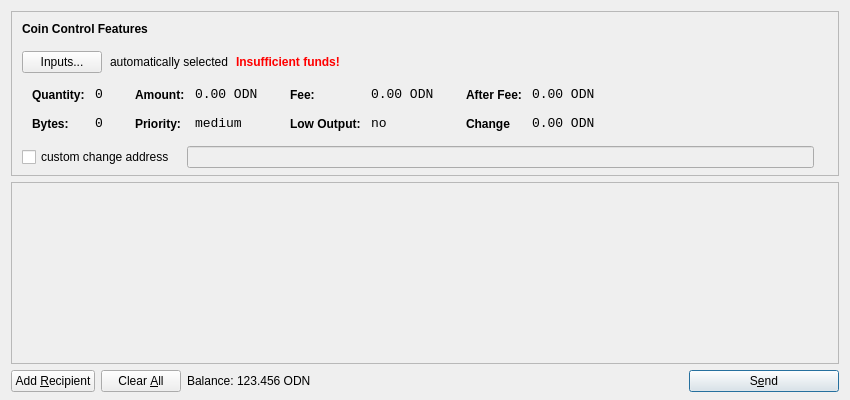
<?xml version="1.0" encoding="UTF-8"?>
<ui version="4.0">
 <class>SendCoinsDialog</class>
 <widget class="QDialog" name="SendCoinsDialog">
  <property name="geometry">
   <rect>
    <x>0</x>
    <y>0</y>
    <width>850</width>
    <height>400</height>
   </rect>
  </property>
  <property name="windowTitle">
   <string>Send Coins</string>
  </property>
  <layout class="QVBoxLayout" name="verticalLayout" stretch="0,1,0">
   <property name="bottomMargin">
    <number>8</number>
   </property>
   <item>
    <widget class="QFrame" name="frameCoinControl">
     <property name="sizePolicy">
      <sizepolicy hsizetype="Expanding" vsizetype="Expanding">
       <horstretch>0</horstretch>
       <verstretch>0</verstretch>
      </sizepolicy>
     </property>
     <property name="maximumSize">
      <size>
       <width>16777215</width>
       <height>16777215</height>
      </size>
     </property>
     <property name="frameShape">
      <enum>QFrame::StyledPanel</enum>
     </property>
     <property name="frameShadow">
      <enum>QFrame::Sunken</enum>
     </property>
     <layout class="QVBoxLayout" name="verticalLayoutCoinControl2">
      <property name="spacing">
       <number>-1</number>
      </property>
      <property name="leftMargin">
       <number>0</number>
      </property>
      <property name="topMargin">
       <number>0</number>
      </property>
      <property name="rightMargin">
       <number>0</number>
      </property>
      <property name="bottomMargin">
       <number>6</number>
      </property>
      <item>
       <layout class="QVBoxLayout" name="verticalLayoutCoinControl" stretch="0,0,0,0,1">
        <property name="spacing">
         <number>0</number>
        </property>
        <property name="leftMargin">
         <number>10</number>
        </property>
        <property name="topMargin">
         <number>10</number>
        </property>
        <item>
         <layout class="QHBoxLayout" name="horizontalLayoutCoinControl1">
          <property name="bottomMargin">
           <number>15</number>
          </property>
          <item>
           <widget class="QLabel" name="labelCoinControlFeatures">
            <property name="sizePolicy">
             <sizepolicy hsizetype="Preferred" vsizetype="Maximum">
              <horstretch>0</horstretch>
              <verstretch>0</verstretch>
             </sizepolicy>
            </property>
            <property name="font">
             <font>
              <weight>75</weight>
              <bold>true</bold>
             </font>
            </property>
            <property name="styleSheet">
             <string notr="true">font-weight:bold;</string>
            </property>
            <property name="text">
             <string>Coin Control Features</string>
            </property>
           </widget>
          </item>
         </layout>
        </item>
        <item>
         <layout class="QHBoxLayout" name="horizontalLayoutCoinControl2" stretch="0,0,0,0">
          <property name="spacing">
           <number>8</number>
          </property>
          <property name="bottomMargin">
           <number>10</number>
          </property>
          <item>
           <widget class="QPushButton" name="pushButtonCoinControl">
            <property name="styleSheet">
             <string notr="true"/>
            </property>
            <property name="text">
             <string>Inputs...</string>
            </property>
           </widget>
          </item>
          <item>
           <widget class="QLabel" name="labelCoinControlAutomaticallySelected">
            <property name="text">
             <string>automatically selected</string>
            </property>
            <property name="margin">
             <number>5</number>
            </property>
           </widget>
          </item>
          <item>
           <widget class="QLabel" name="labelCoinControlInsuffFunds">
            <property name="font">
             <font>
              <weight>75</weight>
              <bold>true</bold>
             </font>
            </property>
            <property name="styleSheet">
             <string notr="true">color:red;font-weight:bold;</string>
            </property>
            <property name="text">
             <string>Insufficient funds!</string>
            </property>
            <property name="margin">
             <number>5</number>
            </property>
           </widget>
          </item>
          <item>
           <spacer name="horizontalSpacerCoinControl">
            <property name="orientation">
             <enum>Qt::Horizontal</enum>
            </property>
            <property name="sizeHint" stdset="0">
             <size>
              <width>40</width>
              <height>1</height>
             </size>
            </property>
           </spacer>
          </item>
         </layout>
        </item>
        <item>
         <widget class="QWidget" name="widgetCoinControl" native="true">
          <property name="sizePolicy">
           <sizepolicy hsizetype="Preferred" vsizetype="Preferred">
            <horstretch>0</horstretch>
            <verstretch>0</verstretch>
           </sizepolicy>
          </property>
          <property name="minimumSize">
           <size>
            <width>0</width>
            <height>0</height>
           </size>
          </property>
          <property name="styleSheet">
           <string notr="true"/>
          </property>
          <layout class="QHBoxLayout" name="horizontalLayoutCoinControl5">
           <property name="margin">
            <number>0</number>
           </property>
           <item>
            <layout class="QHBoxLayout" name="horizontalLayoutCoinControl3" stretch="0,0,0,1">
             <property name="spacing">
              <number>20</number>
             </property>
             <property name="topMargin">
              <number>0</number>
             </property>
             <property name="bottomMargin">
              <number>10</number>
             </property>
             <item>
              <layout class="QFormLayout" name="formLayoutCoinControl1">
               <property name="horizontalSpacing">
                <number>10</number>
               </property>
               <property name="verticalSpacing">
                <number>14</number>
               </property>
               <property name="leftMargin">
                <number>10</number>
               </property>
               <property name="topMargin">
                <number>4</number>
               </property>
               <property name="rightMargin">
                <number>6</number>
               </property>
               <item row="0" column="0">
                <widget class="QLabel" name="labelCoinControlQuantityText">
                 <property name="styleSheet">
                  <string notr="true">font-weight:bold;</string>
                 </property>
                 <property name="text">
                  <string>Quantity:</string>
                 </property>
                 <property name="margin">
                  <number>0</number>
                 </property>
                </widget>
               </item>
               <item row="0" column="1">
                <widget class="QLabel" name="labelCoinControlQuantity">
                 <property name="font">
                  <font>
                   <family>Monospace</family>
                   <pointsize>10</pointsize>
                  </font>
                 </property>
                 <property name="cursor">
                  <cursorShape>IBeamCursor</cursorShape>
                 </property>
                 <property name="contextMenuPolicy">
                  <enum>Qt::ActionsContextMenu</enum>
                 </property>
                 <property name="text">
                  <string>0</string>
                 </property>
                 <property name="margin">
                  <number>0</number>
                 </property>
                 <property name="textInteractionFlags">
                  <set>Qt::LinksAccessibleByMouse|Qt::TextSelectableByKeyboard|Qt::TextSelectableByMouse</set>
                 </property>
                </widget>
               </item>
               <item row="1" column="0">
                <widget class="QLabel" name="labelCoinControlBytesText">
                 <property name="styleSheet">
                  <string notr="true">font-weight:bold;</string>
                 </property>
                 <property name="text">
                  <string>Bytes:</string>
                 </property>
                </widget>
               </item>
               <item row="1" column="1">
                <widget class="QLabel" name="labelCoinControlBytes">
                 <property name="font">
                  <font>
                   <family>Monospace</family>
                   <pointsize>10</pointsize>
                  </font>
                 </property>
                 <property name="cursor">
                  <cursorShape>IBeamCursor</cursorShape>
                 </property>
                 <property name="contextMenuPolicy">
                  <enum>Qt::ActionsContextMenu</enum>
                 </property>
                 <property name="text">
                  <string>0</string>
                 </property>
                 <property name="textInteractionFlags">
                  <set>Qt::LinksAccessibleByMouse|Qt::TextSelectableByKeyboard|Qt::TextSelectableByMouse</set>
                 </property>
                </widget>
               </item>
              </layout>
             </item>
             <item>
              <layout class="QFormLayout" name="formLayoutCoinControl2">
               <property name="horizontalSpacing">
                <number>10</number>
               </property>
               <property name="verticalSpacing">
                <number>14</number>
               </property>
               <property name="leftMargin">
                <number>6</number>
               </property>
               <property name="topMargin">
                <number>4</number>
               </property>
               <property name="rightMargin">
                <number>6</number>
               </property>
               <item row="0" column="0">
                <widget class="QLabel" name="labelCoinControlAmountText">
                 <property name="styleSheet">
                  <string notr="true">font-weight:bold;</string>
                 </property>
                 <property name="text">
                  <string>Amount:</string>
                 </property>
                 <property name="margin">
                  <number>0</number>
                 </property>
                </widget>
               </item>
               <item row="0" column="1">
                <widget class="QLabel" name="labelCoinControlAmount">
                 <property name="font">
                  <font>
                   <family>Monospace</family>
                   <pointsize>10</pointsize>
                  </font>
                 </property>
                 <property name="cursor">
                  <cursorShape>IBeamCursor</cursorShape>
                 </property>
                 <property name="contextMenuPolicy">
                  <enum>Qt::ActionsContextMenu</enum>
                 </property>
                 <property name="text">
                  <string notr="true">0.00 ODN</string>
                 </property>
                 <property name="textInteractionFlags">
                  <set>Qt::LinksAccessibleByMouse|Qt::TextSelectableByKeyboard|Qt::TextSelectableByMouse</set>
                 </property>
                </widget>
               </item>
               <item row="1" column="0">
                <widget class="QLabel" name="labelCoinControlPriorityText">
                 <property name="styleSheet">
                  <string notr="true">font-weight:bold;</string>
                 </property>
                 <property name="text">
                  <string>Priority:</string>
                 </property>
                </widget>
               </item>
               <item row="1" column="1">
                <widget class="QLabel" name="labelCoinControlPriority">
                 <property name="font">
                  <font>
                   <family>Monospace</family>
                   <pointsize>10</pointsize>
                  </font>
                 </property>
                 <property name="cursor">
                  <cursorShape>IBeamCursor</cursorShape>
                 </property>
                 <property name="contextMenuPolicy">
                  <enum>Qt::ActionsContextMenu</enum>
                 </property>
                 <property name="text">
                  <string>medium</string>
                 </property>
                 <property name="textInteractionFlags">
                  <set>Qt::LinksAccessibleByMouse|Qt::TextSelectableByKeyboard|Qt::TextSelectableByMouse</set>
                 </property>
                </widget>
               </item>
              </layout>
             </item>
             <item>
              <layout class="QFormLayout" name="formLayoutCoinControl3">
               <property name="horizontalSpacing">
                <number>10</number>
               </property>
               <property name="verticalSpacing">
                <number>14</number>
               </property>
               <property name="leftMargin">
                <number>6</number>
               </property>
               <property name="topMargin">
                <number>4</number>
               </property>
               <property name="rightMargin">
                <number>6</number>
               </property>
               <item row="0" column="0">
                <widget class="QLabel" name="labelCoinControlFeeText">
                 <property name="styleSheet">
                  <string notr="true">font-weight:bold;</string>
                 </property>
                 <property name="text">
                  <string>Fee:</string>
                 </property>
                 <property name="margin">
                  <number>0</number>
                 </property>
                </widget>
               </item>
               <item row="0" column="1">
                <widget class="QLabel" name="labelCoinControlFee">
                 <property name="font">
                  <font>
                   <family>Monospace</family>
                   <pointsize>10</pointsize>
                  </font>
                 </property>
                 <property name="cursor">
                  <cursorShape>IBeamCursor</cursorShape>
                 </property>
                 <property name="contextMenuPolicy">
                  <enum>Qt::ActionsContextMenu</enum>
                 </property>
                 <property name="text">
                  <string notr="true">0.00 ODN</string>
                 </property>
                 <property name="textInteractionFlags">
                  <set>Qt::LinksAccessibleByMouse|Qt::TextSelectableByKeyboard|Qt::TextSelectableByMouse</set>
                 </property>
                </widget>
               </item>
               <item row="1" column="0">
                <widget class="QLabel" name="labelCoinControlLowOutputText">
                 <property name="styleSheet">
                  <string notr="true">font-weight:bold;</string>
                 </property>
                 <property name="text">
                  <string>Low Output:</string>
                 </property>
                </widget>
               </item>
               <item row="1" column="1">
                <widget class="QLabel" name="labelCoinControlLowOutput">
                 <property name="font">
                  <font>
                   <family>Monospace</family>
                   <pointsize>10</pointsize>
                  </font>
                 </property>
                 <property name="cursor">
                  <cursorShape>IBeamCursor</cursorShape>
                 </property>
                 <property name="contextMenuPolicy">
                  <enum>Qt::ActionsContextMenu</enum>
                 </property>
                 <property name="text">
                  <string>no</string>
                 </property>
                 <property name="textInteractionFlags">
                  <set>Qt::LinksAccessibleByMouse|Qt::TextSelectableByKeyboard|Qt::TextSelectableByMouse</set>
                 </property>
                </widget>
               </item>
              </layout>
             </item>
             <item>
              <layout class="QFormLayout" name="formLayoutCoinControl4">
               <property name="horizontalSpacing">
                <number>10</number>
               </property>
               <property name="verticalSpacing">
                <number>14</number>
               </property>
               <property name="leftMargin">
                <number>6</number>
               </property>
               <property name="topMargin">
                <number>4</number>
               </property>
               <property name="rightMargin">
                <number>6</number>
               </property>
               <item row="0" column="0">
                <widget class="QLabel" name="labelCoinControlAfterFeeText">
                 <property name="styleSheet">
                  <string notr="true">font-weight:bold;</string>
                 </property>
                 <property name="text">
                  <string>After Fee:</string>
                 </property>
                 <property name="margin">
                  <number>0</number>
                 </property>
                </widget>
               </item>
               <item row="0" column="1">
                <widget class="QLabel" name="labelCoinControlAfterFee">
                 <property name="font">
                  <font>
                   <family>Monospace</family>
                   <pointsize>10</pointsize>
                  </font>
                 </property>
                 <property name="cursor">
                  <cursorShape>IBeamCursor</cursorShape>
                 </property>
                 <property name="contextMenuPolicy">
                  <enum>Qt::ActionsContextMenu</enum>
                 </property>
                 <property name="text">
                  <string notr="true">0.00 ODN</string>
                 </property>
                 <property name="textInteractionFlags">
                  <set>Qt::LinksAccessibleByMouse|Qt::TextSelectableByKeyboard|Qt::TextSelectableByMouse</set>
                 </property>
                </widget>
               </item>
               <item row="1" column="0">
                <widget class="QLabel" name="labelCoinControlChangeText">
                 <property name="styleSheet">
                  <string notr="true">font-weight:bold;</string>
                 </property>
                 <property name="text">
                  <string>Change</string>
                 </property>
                </widget>
               </item>
               <item row="1" column="1">
                <widget class="QLabel" name="labelCoinControlChange">
                 <property name="font">
                  <font>
                   <family>Monospace</family>
                   <pointsize>10</pointsize>
                  </font>
                 </property>
                 <property name="cursor">
                  <cursorShape>IBeamCursor</cursorShape>
                 </property>
                 <property name="contextMenuPolicy">
                  <enum>Qt::ActionsContextMenu</enum>
                 </property>
                 <property name="text">
                  <string notr="true">0.00 ODN</string>
                 </property>
                 <property name="textInteractionFlags">
                  <set>Qt::LinksAccessibleByMouse|Qt::TextSelectableByKeyboard|Qt::TextSelectableByMouse</set>
                 </property>
                </widget>
               </item>
              </layout>
             </item>
            </layout>
           </item>
          </layout>
         </widget>
        </item>
        <item>
         <layout class="QHBoxLayout" name="horizontalLayoutCoinControl4" stretch="0,0,0">
          <property name="spacing">
           <number>12</number>
          </property>
          <property name="sizeConstraint">
           <enum>QLayout::SetDefaultConstraint</enum>
          </property>
          <property name="topMargin">
           <number>5</number>
          </property>
          <property name="rightMargin">
           <number>5</number>
          </property>
          <item>
           <widget class="QCheckBox" name="checkBoxCoinControlChange">
            <property name="text">
             <string>custom change address</string>
            </property>
           </widget>
          </item>
          <item>
           <widget class="QLineEdit" name="lineEditCoinControlChange">
            <property name="enabled">
             <bool>false</bool>
            </property>
            <property name="sizePolicy">
             <sizepolicy hsizetype="Expanding" vsizetype="Fixed">
              <horstretch>0</horstretch>
              <verstretch>0</verstretch>
             </sizepolicy>
            </property>
           </widget>
          </item>
          <item>
           <widget class="QLabel" name="labelCoinControlChangeLabel">
            <property name="sizePolicy">
             <sizepolicy hsizetype="Preferred" vsizetype="Expanding">
              <horstretch>0</horstretch>
              <verstretch>0</verstretch>
             </sizepolicy>
            </property>
            <property name="minimumSize">
             <size>
              <width>0</width>
              <height>0</height>
             </size>
            </property>
            <property name="text">
             <string/>
            </property>
            <property name="margin">
             <number>3</number>
            </property>
           </widget>
          </item>
         </layout>
        </item>
        <item>
         <spacer name="verticalSpacerCoinControl">
          <property name="orientation">
           <enum>Qt::Vertical</enum>
          </property>
          <property name="sizeHint" stdset="0">
           <size>
            <width>800</width>
            <height>1</height>
           </size>
          </property>
         </spacer>
        </item>
       </layout>
      </item>
     </layout>
    </widget>
   </item>
   <item>
    <widget class="QScrollArea" name="scrollArea">
     <property name="widgetResizable">
      <bool>true</bool>
     </property>
     <widget class="QWidget" name="scrollAreaWidgetContents">
      <property name="geometry">
       <rect>
        <x>0</x>
        <y>0</y>
        <width>830</width>
        <height>165</height>
       </rect>
      </property>
      <layout class="QVBoxLayout" name="verticalLayout_2">
       <property name="margin">
        <number>0</number>
       </property>
       <item>
        <layout class="QVBoxLayout" name="entries">
         <property name="spacing">
          <number>6</number>
         </property>
        </layout>
       </item>
       <item>
        <spacer name="verticalSpacer">
         <property name="orientation">
          <enum>Qt::Vertical</enum>
         </property>
         <property name="sizeHint" stdset="0">
          <size>
           <width>20</width>
           <height>40</height>
          </size>
         </property>
        </spacer>
       </item>
      </layout>
     </widget>
    </widget>
   </item>
   <item>
    <layout class="QHBoxLayout" name="horizontalLayout">
     <item>
      <widget class="QPushButton" name="addButton">
       <property name="toolTip">
        <string>Send to multiple recipients at once</string>
       </property>
       <property name="text">
        <string>Add &amp;Recipient</string>
       </property>
       <property name="autoDefault">
        <bool>false</bool>
       </property>
      </widget>
     </item>
     <item>
      <widget class="QPushButton" name="clearButton">
       <property name="sizePolicy">
        <sizepolicy hsizetype="Minimum" vsizetype="Fixed">
         <horstretch>0</horstretch>
         <verstretch>0</verstretch>
        </sizepolicy>
       </property>
       <property name="toolTip">
        <string>Remove all transaction fields</string>
       </property>
       <property name="text">
        <string>Clear &amp;All</string>
       </property>
       <property name="autoRepeatDelay">
        <number>300</number>
       </property>
       <property name="autoDefault">
        <bool>false</bool>
       </property>
      </widget>
     </item>
     <item>
      <layout class="QHBoxLayout" name="horizontalLayout_2">
       <property name="spacing">
        <number>3</number>
       </property>
       <item>
        <widget class="QLabel" name="label">
         <property name="sizePolicy">
          <sizepolicy hsizetype="Preferred" vsizetype="Fixed">
           <horstretch>0</horstretch>
           <verstretch>0</verstretch>
          </sizepolicy>
         </property>
         <property name="text">
          <string>Balance:</string>
         </property>
        </widget>
       </item>
       <item>
        <widget class="QLabel" name="labelBalance">
         <property name="sizePolicy">
          <sizepolicy hsizetype="Preferred" vsizetype="Fixed">
           <horstretch>0</horstretch>
           <verstretch>0</verstretch>
          </sizepolicy>
         </property>
         <property name="cursor">
          <cursorShape>IBeamCursor</cursorShape>
         </property>
         <property name="text">
          <string notr="true">123.456 ODN</string>
         </property>
         <property name="textInteractionFlags">
          <set>Qt::LinksAccessibleByMouse|Qt::TextSelectableByKeyboard|Qt::TextSelectableByMouse</set>
         </property>
        </widget>
       </item>
      </layout>
     </item>
     <item>
      <spacer name="horizontalSpacer">
       <property name="orientation">
        <enum>Qt::Horizontal</enum>
       </property>
       <property name="sizeHint" stdset="0">
        <size>
         <width>40</width>
         <height>20</height>
        </size>
       </property>
      </spacer>
     </item>
     <item>
      <widget class="QPushButton" name="sendButton">
       <property name="minimumSize">
        <size>
         <width>150</width>
         <height>0</height>
        </size>
       </property>
       <property name="toolTip">
        <string>Confirm the send action</string>
       </property>
       <property name="text">
        <string>S&amp;end</string>
       </property>
       <property name="icon">
        <iconset resource="../bitcoin.qrc">
         <normaloff>:/icons/send</normaloff>:/icons/send</iconset>
       </property>
       <property name="default">
        <bool>true</bool>
       </property>
      </widget>
     </item>
    </layout>
   </item>
  </layout>
 </widget>
 <resources>
  <include location="../bitcoin.qrc"/>
 </resources>
 <connections/>
</ui>
